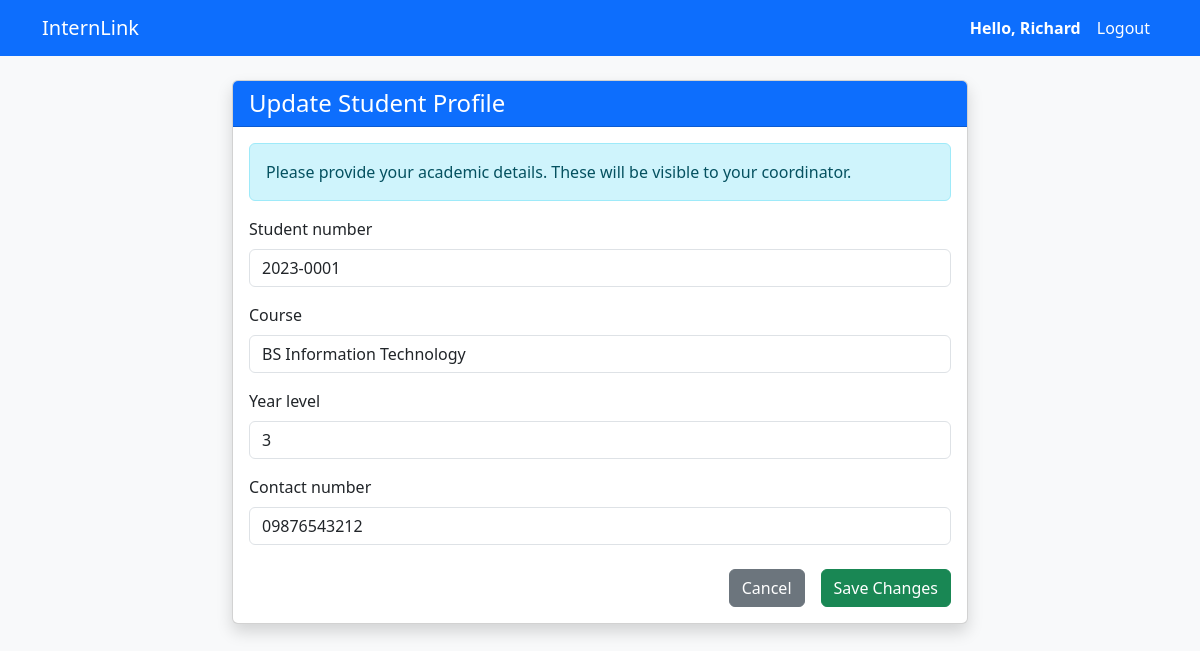
/profile/update/ (signed in), run on the app's committed database.
### app/models.py (models this page shows, shortened)
class User(AbstractUser):
    class Role(models.TextChoices):
        STUDENT = "student", "Student"
        COORDINATOR = "coordinator", "Coordinator"
        SUPERVISOR = "supervisor", "Supervisor"
    email = models.EmailField(unique=True)
    role = models.CharField(max_length=20, choices=Role.choices)

class StudentProfile(models.Model):
    user = models.OneToOneField(
        settings.AUTH_USER_MODEL,
        on_delete=models.CASCADE,
        related_name="student_profile",
    )
    student_number = models.CharField(max_length=50, unique=True, null=True, blank=True)
    course = models.CharField(max_length=100, null=True, blank=True)
    year_level = models.IntegerField(null=True, blank=True)
    contact_number = models.CharField(max_length=20, null=True, blank=True)

### app/views.py (the view)
@login_required
def student_profile_update(request):
    profile = request.user.student_profile
    if request.method == "POST":
        form = StudentProfileForm(request.POST, instance=profile)
        if form.is_valid():
            form.save()
            messages.success(request, "Profile updated successfully!")
            return redirect("dashboard")
    else:
        form = StudentProfileForm(instance=profile)
    return render(request, "app/student_profile_update.html", {"form": form})

### app/forms.py
class StudentProfileForm(forms.ModelForm):
    class Meta:
        model = StudentProfile
        fields = ["student_number", "course", "year_level", "contact_number"]
        widgets = {
            "student_number": forms.TextInput(attrs={"placeholder": "e.g. 2023-0001"}),
            "course": forms.TextInput(
                attrs={"placeholder": "e.g. BS Information Technology"}
            ),
        }

### app/templates/app/student_profile_update.html (shortened to what this page needs)
{% extends 'app/base.html' %} {% load crispy_forms_tags %} {% block content %}
<div class="row justify-content-center">
  <div class="col-md-8">
    <div class="card shadow">
      <div class="card-header bg-primary text-white">
        <h4 class="mb-0">Update Student Profile</h4>
      </div>
      <div class="card-body">
        <form method="POST">
          <div class="alert alert-info">
            Please provide your academic details. These will be visible to your
            coordinator.
          </div>
          {{ form|crispy }}
          <div class="d-grid gap-2 d-md-flex justify-content-md-end mt-4">
            <a href="{% url 'dashboard' %}" class="btn btn-secondary me-md-2"
              >Cancel</a
            >
            <button type="submit" class="btn btn-success">Save Changes</button>
          </div>
        </form>
      </div>
    </div>
  </div>
</div>
{% endblock %}

### app/templates/app/base.html (shortened to what this page needs)
<!DOCTYPE html>
<html lang="en">
  <head>
    <link
      href="https://cdn.jsdelivr.net/npm/bootstrap@5.3.0/dist/css/bootstrap.min.css"
      rel="stylesheet" />
  </head>
  <body class="bg-light">
    <nav class="navbar navbar-expand-lg navbar-dark bg-primary">
      <div class="container">
        <a class="navbar-brand" href="{% url 'dashboard' %}">InternLink</a>
        <div class="collapse navbar-collapse">
          <ul class="navbar-nav ms-auto">
            {% if user.is_authenticated %}
            <li class="nav-item">
              <span class="nav-link text-white fw-bold">
                Hello, {{ user.first_name|default:user.username }}
              </span>
            </li>
            <li class="nav-item">
              <form action="{% url 'logout' %}" method="post" class="d-inline">
                <button
                  type="submit"
                  class="nav-link btn btn-link text-white"
                  style="text-decoration: none">
                  Logout
                </button>
              </form>
            </li>
            {% endif %}
          </ul>
        </div>
      </div>
    </nav>
    <div class="container mt-4">
       {% block content %} {% endblock %}
    </div>
  </body>
</html>

### data on the page
User: first_name "Richard"
StudentProfile: student_number "2023-0001", course "BS Information Technology", year_level "3", contact_number "09876543212"
